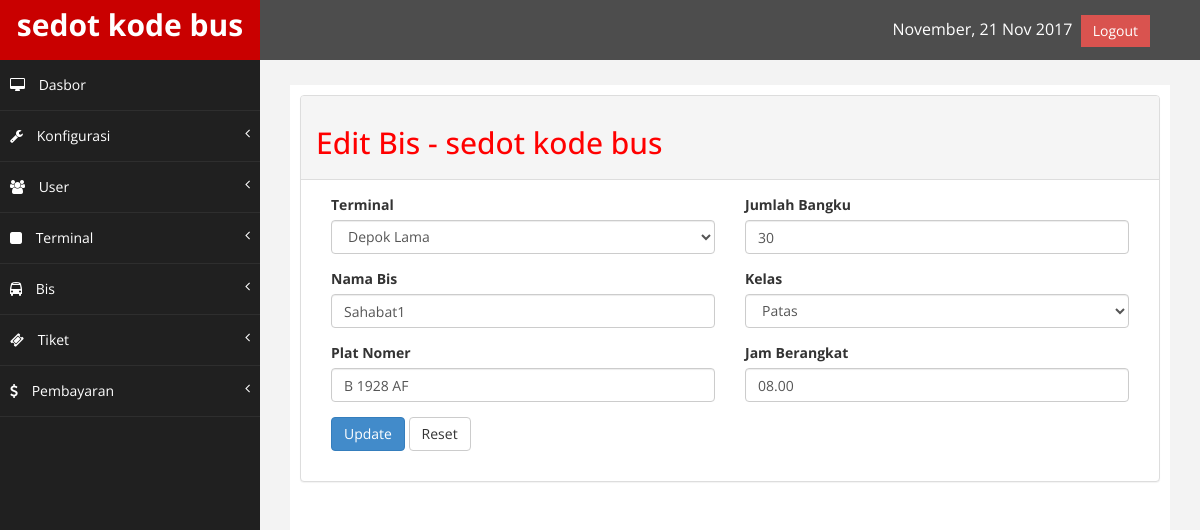
The page /index.php/admin/bis/edit/3 on the database its author committed.
### tables this page shows
CREATE TABLE IF NOT EXISTS `konfigurasi` (
`id_konfigurasi` int(11) NOT NULL,
  `nama_website` varchar(225) NOT NULL,
  `email` varchar(225) NOT NULL,
  `logo` varchar(225) NOT NULL,
  `icon` varchar(225) NOT NULL,
  `google_map` varchar(225) NOT NULL,
  `tentang` text NOT NULL,
  `metatext` varchar(225) NOT NULL,
  `keywords` varchar(225) NOT NULL,
  `facebook` varchar(225) NOT NULL,
  `telepone` varchar(225) NOT NULL,
  `alamat` text NOT NULL
);

CREATE TABLE IF NOT EXISTS `bis` (
`id_bis` int(11) NOT NULL,
  `id_terminal` int(11) NOT NULL,
  `nama_bis` varchar(100) NOT NULL,
  `plat_nomer` varchar(225) NOT NULL,
  `jumlah_bangku` int(11) NOT NULL,
  `kelas` enum('patas','ekonomi') NOT NULL,
  `jam_berangkat` varchar(100) NOT NULL
);

CREATE TABLE IF NOT EXISTS `terminal` (
`id_terminal` int(11) NOT NULL,
  `id_kota` int(11) NOT NULL,
  `nama_terminal` varchar(225) NOT NULL,
  `gambar` varchar(225) NOT NULL,
  `berangkat` varchar(225) NOT NULL,
  `tujuan` varchar(225) NOT NULL,
  `berangkat_map` varchar(225) NOT NULL,
  `tujuan_map` varchar(225) NOT NULL,
  `id_user` int(11) NOT NULL
);

### application/views/admin/layout/wrapper.php (called while the page is built)
<?php
	require_once('head.php');
	require_once('header.php');
	require_once('nav.php');
	require_once('content.php');
	require_once('footer.php');

### application/controllers/admin/Bis.php (called while the page is built, shortened)
<?php
class Bis extends CI_Controller {
	public function edit($id_bis) {
		$site	= $this->konfigurasi_model->daftar_konfigurasi();
		$bis	= $this->bis_model->detail_bis($id_bis);
		$terminal	= $this->terminal_model->daftar_terminal();
		$valid = $this->form_validation;
		$valid->set_rules('plat_nomer','Plat Nomer','required');
		$valid->set_rules('jumlah_bangku','Jumlah Bangku','required');
		$valid->set_rules('kelas','Kelas','required');
		$valid->set_rules('jam_berangkat','Jam Berangkat','required');
		if($valid->run() === FALSE) {
		$data = array(	'title'	=> 'Edit Bis - '.$site['nama_website'],
						'bis'	=> $bis,
						'terminal'	=> $terminal,
						'isi'	=> 'admin/bis/edit');
		$this->load->view('admin/layout/wrapper',$data);
		}
	}
}

### index.php (called while the page is built, shortened)
<?php
require_once BASEPATH.'core/CodeIgniter.php';

### application/models/Konfigurasi_model.php (called while the page is built, shortened)
<?php
    class Konfigurasi_model extends CI_Model {
        public function daftar_konfigurasi() {
            $this->db->select('*');
            $this->db->from('konfigurasi');
            $this->db->order_by('id_konfigurasi','ASC');
            $query = $this->db->get();
            return $query->row_array();
        }
    }

### application/views/admin/layout/content.php (called while the page is built)
<?php
if($isi) {
	$this->load->view($isi);
}

### application/models/Bis_model.php (called while the page is built, shortened)
<?php
    class Bis_model extends CI_Model {
        public function detail_bis($id_bis) {
            $this->db->select('*');
            $this->db->from('bis');
            $this->db->join('terminal','terminal.id_terminal = bis.id_terminal','LEFT');
            $this->db->where('id_bis', $id_bis);
            $this->db->order_by('id_bis','ASC');
            $query = $this->db->get();
            return $query->row_array();
        }
}

### application/models/Terminal_model.php (called while the page is built, shortened)
<?php
    class Terminal_model extends CI_Model {
        public function daftar_terminal() {
            $this->db->select('*');
            $this->db->from('terminal');
            $this->db->join('kota','kota.id_kota = terminal.id_kota','LEFT');
            $this->db->order_by('id_terminal','ASC');
            $query = $this->db->get();
            return $query->result_array();
        }
}

### application/views/admin/bis/edit.php (the view, shortened to what this page needs)
<form action="<?php echo base_url('index.php/admin/bis/edit/'.$bis['id_bis']) ?>" method="post" enctype="multipart/form-data">
<div class="col-md-6">
  <div class="form-group">
      <label>Terminal</label>
      <select name="id_terminal" class="form-control">
          <?php foreach($terminal as $terminal) { ?>
          <option value="<?php echo $terminal['id_terminal'] ?>"
           <?php if($terminal['id_terminal']==$bis['id_bis']) { echo "selected"; } ?>>
              <?php echo $terminal['nama_terminal'] ?>
          </option>
          <?php } ?>
      </select>
  </div>
    <div class="form-group">
        <label>Nama Bis</label>
        <input type="text" name="nama_bis" class="form-control" value="<?php echo $bis['nama_bis'] ?>" required placeholder="Nama Bis">
    </div>
	<div class="form-group">
    	<label>Plat Nomer</label>
        <input type="text" name="plat_nomer" class="form-control" value="<?php echo $bis['plat_nomer'] ?>" required placeholder="Plat Nomer">
    </div>
</div>
<div class="col-md-6">
    <div class="form-group">
        <label>Jumlah Bangku</label>
        <input type="text" name="jumlah_bangku" class="form-control" value="<?php echo $bis['jumlah_bangku'] ?>" required placeholder="Jumlah Bangku">
    </div>
    <div class="form-group">
        <label>Kelas</label>
        <select name="kelas" class="form-control">
          <option value="patas"
          <?php if($bis['kelas']=="patas") { echo "selected"; } ?>
          >Patas</option>}
        </select>
    </div>
    <div class="form-group">
        <label>Jam Berangkat</label>
        <input type="text" name="jam_berangkat" class="form-control" value="<?php echo $bis['jam_berangkat'] ?>" placeholder="Jam Berangkat">
    </div>
</div>
<div class="col-md-12">
    <div class="form-group">
	<input type="submit" name="submit" value="Update" class="btn btn-primary">
    <input type="reset" name="reset" value="Reset" class="btn btn-default">
    </div>
</div>
</form>

### application/views/admin/layout/header.php (shortened to what this page needs)
<body>
    <div id="wrapper">
        <nav class="navbar navbar-default navbar-cls-top " role="navigation" style="margin-bottom: 0">
        <div class="navbar-header">
            <a class="navbar-brand" href="<?php echo base_url('admin/dashboard') ?>">
            <?php echo $site['nama_website'] ?></a>
        </div>
  <div style="color: white;
padding: 15px 50px 5px 50px;
float: right;
font-size: 16px;">
<?php
$tgl_sekarang = date('F, d M Y');
echo $tgl_sekarang;
?>
<a href="<?php echo base_url('index.php/login/logout');?>" class="btn btn-danger square-btn-adjust">Logout</a> </div>
        </nav>

### assets/admin/assets/css/custom.css (style rules this page uses)
body { font-family: 'Open Sans', sans-serif; }
#wrapper { width: 100%; background:#202020; }
.square-btn-adjust { border: 0px solid transparent; -webkit-border-radius: 0px; -moz-border-radius: 0px; border-radius: 0px; }
.navbar-cls-top .navbar-brand { color: #fff; background: #C90000; width: 260px; text-align: center; height: 60px; font-size: 30px; font-weight: 700; }
.navbar-cls-top { background:#4D4D4D; border-bottom:none; }
.navbar-default { border:0px solid black; }
.navbar-header { background: #A70303; }
@media (min-width:768px) { .navbar { border-radius: 0px; } }

### rows shown on the page
konfigurasi: nama_website "sedot kode bus"
bis: id_terminal "Depok Lama", nama_bis "Sahabat1", plat_nomer "B 1928 AF", jumlah_bangku "30", kelas "Patas", jam_berangkat "08.00"

### other values the page prints
$title "Edit Bis - sedot kode bus"
